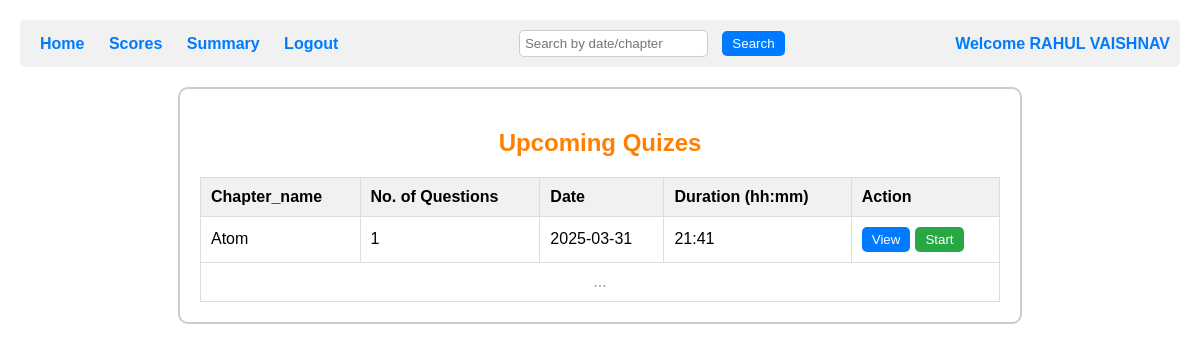
The page /user_home/0 on the database its author committed.
### backend/models.py (models this page shows)
class Admin_User_Details(db.Model):
    __tablename__ = 'admin_user_details'
    id=db.Column(db.Integer, primary_key=True,autoincrement=True)#Ensures that the ID column automatically increments for each new row inserted into the table.It applies only to integer primary keys.The database automatically assigns a new unique ID starting from 1 and increases by 1 for each new entry.
    email_username = db.Column(db.String(120), nullable=False, unique=True)
    password = db.Column(db.String(120), nullable=False)#not neccessary to be unique# here string(120) means 120 characters
    Full_name = db.Column(db.String(80), nullable=False)#not neccessary to be unique
    qualification=db.Column(db.String(80), nullable=False)#not neccessary to be unique
    date_of_birth=db.Column(db.String(80), nullable=False)#not neccessary to be unique
    role = db.Column(db.Integer, nullable=False, default=1)#remember this only the first user with register through this register form,admins will have to register in db browser manually or using insert command of sql
    scores_of_a_userid = db.relationship('Scores', cascade='all, delete', backref='admin_user_details', lazy=True)#name of the backrefrence is scores_of_a_userid#we say this is linked to the scores table#cascade means if a id gets deleted here delete all the data of scores linked to that id#backref=admin_user_details means the current table or the table to which it is backrefrencing#loading style is lazy()

class Quiz(db.Model):#class name should start with capital letter,tablename should start with small letter
    __tablename__ = 'quiz'
    quiz_id=db.Column(db.Integer, primary_key=True,autoincrement=True)#iska student id se kuch lena dena nahi hai
    chapter_id=db.Column(db.Integer, db.ForeignKey('chapters.chapter_id'), nullable=False)
    date_quiz=db.Column(db.String(80), nullable=False)
    time_duration=db.Column(db.Integer, nullable=False)
    chapter_name=db.Column(db.String(80) , nullable=False)#remember it has relationship with chapters tables as of chapter_name
    questions_of_a_quiz_id = db.relationship('Questions', cascade='all, delete', backref='quiz', lazy=True)# it tells all the questions of a quiz(here we are getting quiz through quiz id)

### backend/controlers.py (the view)
@app.route("/user_home/<int:user_id>")
def user_home(user_id):
    user=Admin_User_Details.query.filter_by(id=user_id).first().Full_name
    subjects=Subjects.query.all()
    question_counts = {}
    subject=Subjects.query.all()
    chapter=Chapters.query.all()
    for subject in subjects:
        for chapter in subject.chapters_of_a_subject_id:
            count = Questions.query.filter_by(chapter_id=chapter.chapter_id).count()
            question_counts[chapter.chapter_id] = count # Store count for each chapter and creating dictionary
    quiz_details=Quiz.query.all()
    return render_template("1_user_home.html",user=user,quizes=quiz_details,question_counts=question_counts,user_id=user_id)

### templates/1_user_home.html (shortened to what this page needs)
<!DOCTYPE html>
<html lang="en">
<head>
    <link rel="stylesheet" href="/static/css/1_user_home.css">
</head>
<body>
    <div class="header">
        <div>
            <a href="/user_home/{{user_id}}">Home</a>
            <a href="/score/{{user_id}}">Scores</a>
            <a href="/user_summary/{{user_id}}">Summary</a>
            <a href="/">Logout</a>
        </div>
        <div class="search">
            <form action="/search_user_home/{{user_id}}" method="post">
                <input type="text" name="search" placeholder="Search by date/chapter">
                <button type="submit">Search</button>
            </form>
        </div>
        <div class="welcome">Welcome {{user}}</div>
    </div>
    <div class="dashboard">
        <h2>Upcoming Quizes</h2>
        <table>
            <thead>
                <tr>
                    <th>Chapter_name</th>
                    <th>No. of Questions</th>
                    <th>Date</th>
                    <th>Duration (hh:mm)</th>
                    <th>Action</th>
                </tr>
            </thead>
            <tbody>
                {% for quiz in quizes %}
                <tr>
                    <td>{{quiz.chapter_name}}</td>
                    <td>{{question_counts[quiz.chapter_id]}}</td>
                    <td>{{quiz.date_quiz}}</td>
                    <td>{{quiz.time_duration}}</td>
                    <td>
                        <div class="action-buttons">
                            <a href="/view_details/{{quiz.chapter_id}}/{{user_id}}"><button class="view-button">View</button></a>
                            <a href="/start_test/{{quiz.quiz_id}}/{{user_id}}"><button class="start-button">Start</button></a>
                        </div>
                    </td>
                </tr>
                {% endfor %}
                <tr>
                    <td colspan="5" class="ellipsis">...</td>
                </tr>
            </tbody>
        </table>
    </div>
</body>
</html>

### static/css/1_user_home.css (style rules this page uses)
body { font-family: Arial, sans-serif; margin: 20px; padding: 0; }
.search { display: flex; align-items: center; }
.search input { padding: 5px; border: 1px solid #ccc; border-radius: 5px; margin-right: 10px; }
.search button { padding: 5px 10px; border: none; border-radius: 5px; background-color: #007bff; color: white; cursor: pointer; }
.header { display: flex; justify-content: space-between; align-items: center; padding: 10px; background-color: #f1f1f1; border-radius: 5px; margin-bottom: 20px; }
.header a { margin: 0 10px; text-decoration: none; color: #007bff; font-weight: bold; }
.header input[type="text"] { padding: 5px; border: 1px solid #ccc; border-radius: 5px; }
.welcome { font-weight: bold; color: #007bff; }
.dashboard { width: 100%; max-width: 800px; margin: 0 auto; border: 2px solid #ccc; border-radius: 10px; padding: 20px; }
.dashboard h2 { text-align: center; margin-bottom: 20px; color: #ff8000; }
table { width: 100%; border-collapse: collapse; }
th, td { text-align: left; padding: 10px; border: 1px solid #ddd; }
th { background-color: #f1f1f1; }
.action-buttons { display: flex; gap: 5px; }
.view-button { padding: 5px 10px; background-color: #007bff; color: white; border: none; border-radius: 5px; cursor: pointer; }
.start-button { padding: 5px 10px; background-color: #28a745; color: white; border: none; border-radius: 5px; cursor: pointer; }
.ellipsis { text-align: center; color: #999; }

### rows shown on the page
Admin_User_Details: Full_name "RAHUL VAISHNAV"
Quiz: chapter_name "Atom", chapter "1", date_quiz "2025-03-31", time_duration "21:41"
